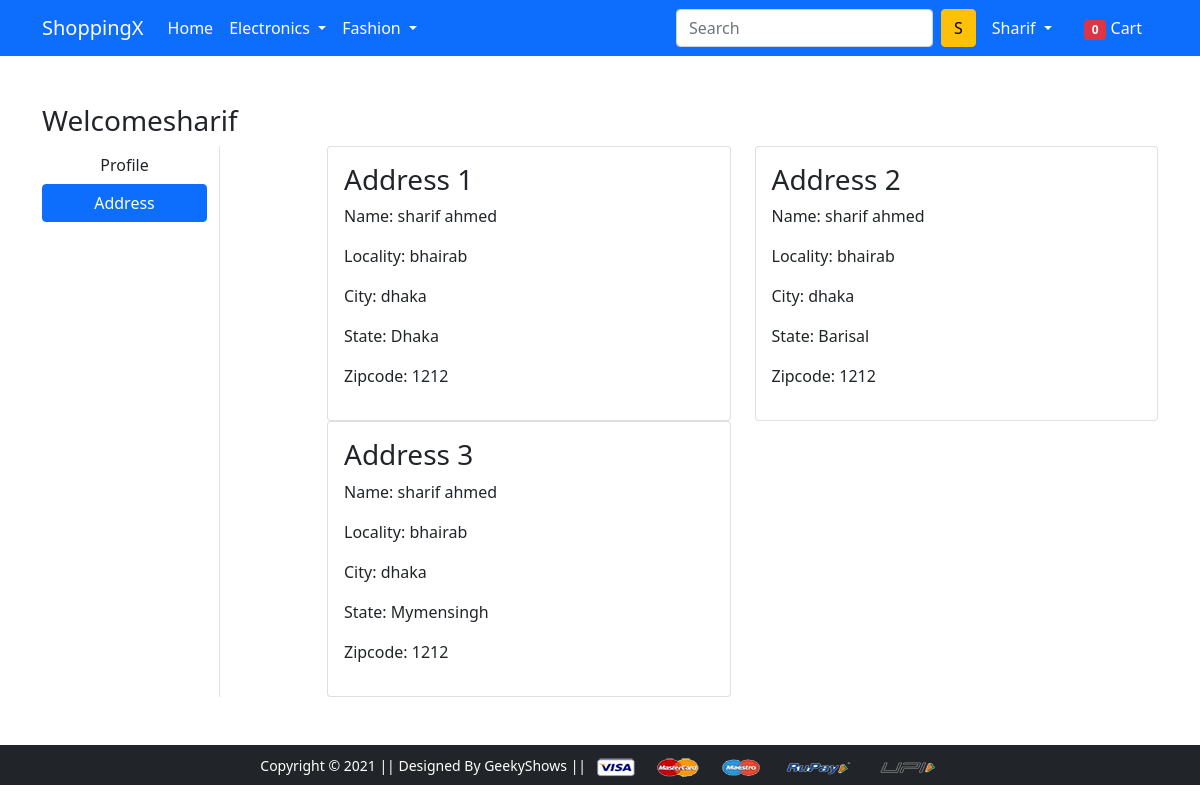
The app's page /address/ (signed in), older data.
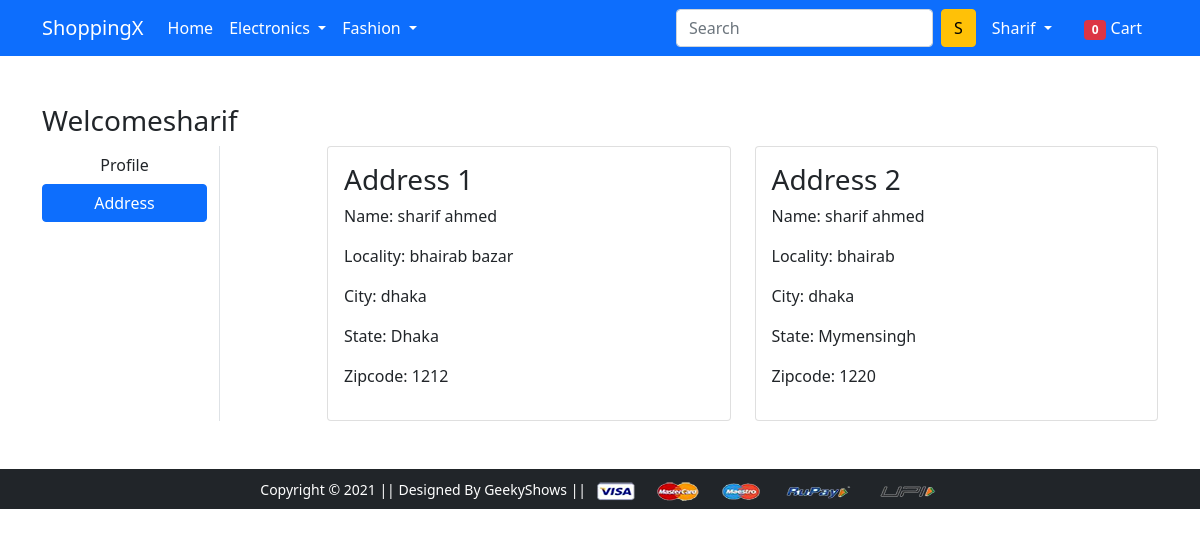
The same page, newer data.
### shopapp/models.py (models this page shows, shortened)
class Customer(models.Model):
    user=models.ForeignKey(User,on_delete=models.CASCADE)
    name=models.CharField(max_length=200)
    locality=models.CharField(max_length=200)
    city=models.CharField(max_length=50)
    zipcode=models.IntegerField()
    state=models.CharField(choices=state_choices,max_length=50)

### shopapp/views.py (the view)
# urls.py: path('address/', views.address, name='address'),
@login_required
def address(request):
    count=0
    if request.user.is_authenticated:
        count=len(Cart.objects.filter(user=request.user))
    customer=Customer.objects.filter(user=request.user)
    return render(request, 'app/address.html',{'customer':customer,'active':'btn-primary','count':count})

### shopapp/templates/app/address.html (shortened to what this page needs)
{% extends 'app/base.html' %}
{% load static %}
{% block main-content %}
<div class="container my-5">
 <div class="row">
 <h3>Welcome<span class="text-capitalize">{{request.user}}</span></h3>
  <div class="col-sm-2 border-end">
   <ul class="list-unstyled">
    <li class="d-grid"><a href="{% url 'profile' %}" class="btn">Profile</a></li>
    <li class="d-grid"><a href="{% url 'address' %}" class="btn {{active}}">Address</a></li>
   </ul>
  </div>
  <div class="col-sm-9 offset-sm-1">
   <div class="row">
   {% for p in customer %}
    <div class="col-sm-6">
     <div class="card">
      <div class="card-body">
       <h3>Address {{forloop.counter}}</h3>
       <p>Name: {{p.name}}</p>
       <p>Locality: {{p.locality}}</p>
       <p>City: {{p.city}}</p>
       <p>State: {{p.state}}</p>
       <p>Zipcode: {{p.zipcode}}</p>
      </div>
     </div>
    </div>
   {% endfor %}
   </div>
  </div>
 </div>
</div>
{% endblock main-content %}

Row changes from the older to the newer data that the page shows:
removed Customer: name "sharif ahmed", locality "bhairab", city "dhaka", state "Barisal", zipcode "1212"
changed Customer "Dhaka": locality "bhairab" → "bhairab bazar"
changed Customer "bhairab": zipcode "1212" → "1220"
